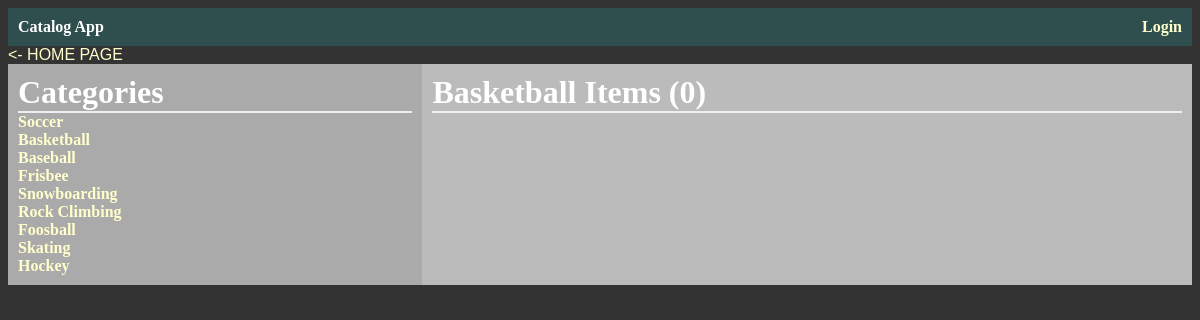
The app's page /catalog/Basketball/items/ with its own data.
### database_setup.py (models this page shows, shortened)
class Category(Base):
    __tablename__ = 'category'
    id = Column(Integer, primary_key=True)
    name = Column(String(250), nullable=False)
    user_id = Column(Integer, ForeignKey('user.id'))
    user = relationship(User)

### application.py (the view, shortened to what this page needs)
@app.route('/catalog/<string:cat_name>/items/')
def category_items(cat_name):
    categories = session.query(Category).all()
    category = session.query(Category).filter_by(name=cat_name).one()
    items = session.query(Item).filter_by(cat_id=category.id). \
        order_by(Item.id.desc()).all()
    ary_items = []
    return render_template('listItemsCat.html', categories=categories,
                           cat_name=cat_name, items=ary_items)

### templates/listItemsCat.html (shortened to what this page needs)
{% extends "main.html" %}
{% block content %}
	<a href = '{{url_for('home') }}'> <- HOME PAGE</a>
	<div class="row">
		<div class="col-left" style="background-color:#aaa;">
			<h1> Categories </h1>
			{% for c in categories %}
				<h2>
					<a href='{{url_for('category_items', cat_name = c.name)}}' style='text-decoration:none' >{{c.name}}<a/>
				</h2>
			{% endfor %}
		</div>
		<div class="col-right" style="background-color:#bbb;">
			<h1> {{cat_name}} Items ({{items|length}}) </h1>
			{% if categories|length > items|length %}
					{% for c in range(categories|length - items|length) %}
						<h2>&nbsp;</h2>
					{% endfor %}
				{% endif %}
		</div>
	</div>
{% endblock%}

### static/styles.css (style rules this page uses)
* { box-sizing: border-box; }
.row { width: 100%; }
.col-left { padding: 10px; float: left; width: 35%; }
.col-right { padding: 10px; float: right; width: 65%; }
body { font-family: sans-serif; background-color: #333333 }
h1, h2, h3, h4 { color: #ffffff; }
h1, h2 { font-family: 'georgia', serif; margin:0; }
h1 { border-bottom: 2px solid #eee; }
h2 { font-size: 1em; }
a { text-decoration: none; color: #ffffcc; font-size: 1 em; }

### records on screen
Category: name "Soccer"
Category: name "Basketball"
Category: name "Baseball"
Category: name "Frisbee"
Category: name "Snowboarding"
Category: name "Rock Climbing"
Category: name "Foosball"
Category: name "Skating"
Category: name "Hockey"

### other values on screen
{{ items|length }} "0"
